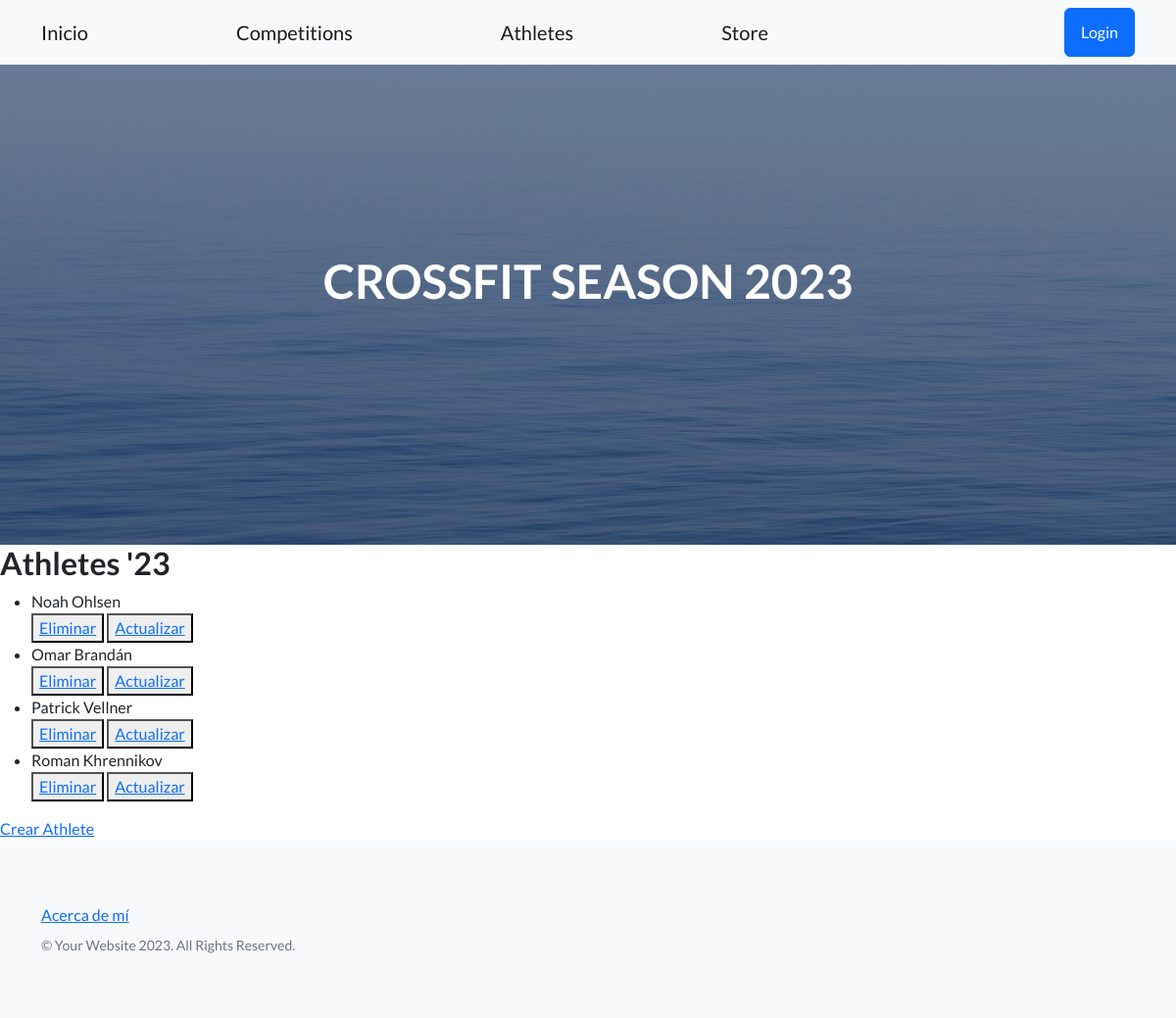
The page /app-coder/lista-athletes/ on the database its author committed.
### AppCoder/models.py (models this page shows)
class Athlete(models.Model):
    nombre = models.CharField(max_length=50)
    apellido = models.CharField(max_length=50)
    def __str__(self):
        return f'{self.nombre} {self.apellido}'
    class Meta():
        ordering = ('nombre', 'apellido')

### AppCoder/views.py (the view)
# urls.py: path('lista-athletes/', AthleteList.as_view(), name='ListaAthletes'),
class AthleteList(ListView):
    model = Athlete
    template_name = "athletes_list.html"
    context_object_name = "athletes"

### AppCoder/templates/athletes_list.html
{% extends 'padre.html' %}
{% block contenidoQueCambia %}
    <h2>Athletes '23</h2>
    <ul>
        {% for athletes in athletes %}
            <li>{{athletes}}</li>
            <div>
                <button>
                    <a href="{% url 'EliminaAthletes' athletes.id %}">Eliminar</a>
                </button>
                <button>
                    <a href="{% url 'ActualizaAthletes' athletes.id %}">Actualizar</a>
                </button>
            </div>
        {% endfor %}
    </ul>
    <a href="{% url 'CreaAthletes' %}">Crear Athlete</a>
{% endblock %}

### rows shown on the page
Athlete: nombre+apellido "Noah Ohlsen"
Athlete: nombre+apellido "Omar Brandán"
Athlete: nombre+apellido "Patrick Vellner"
Athlete: nombre+apellido "Roman Khrennikov"
